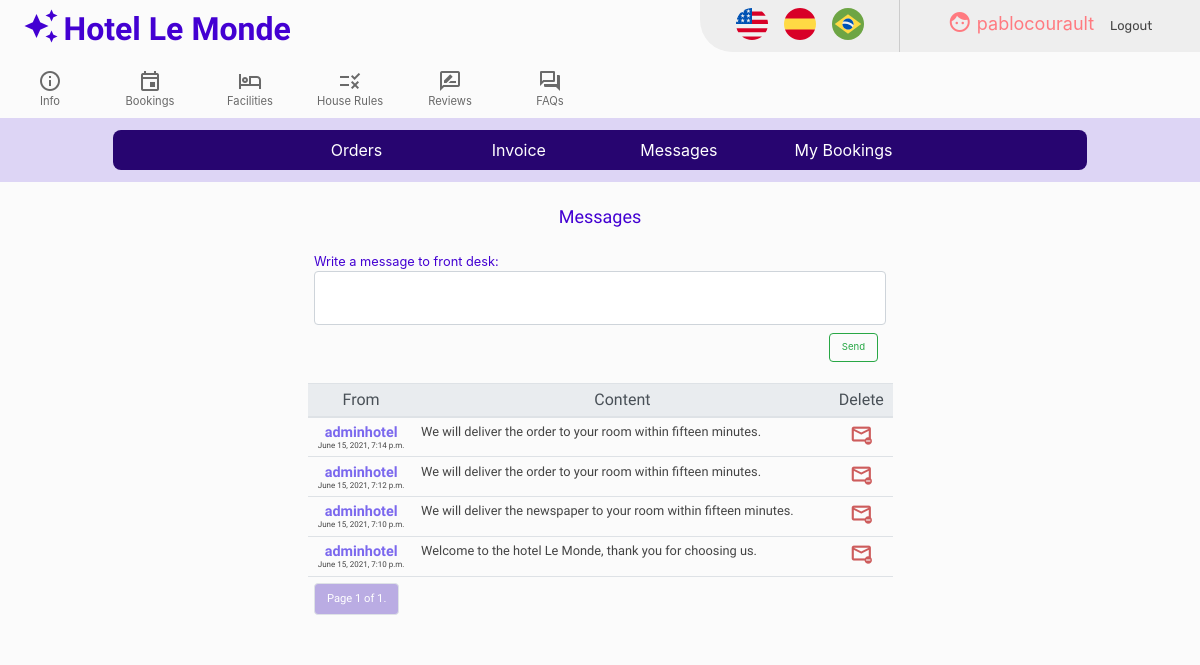
Page /messages (signed in) on the earlier database version.
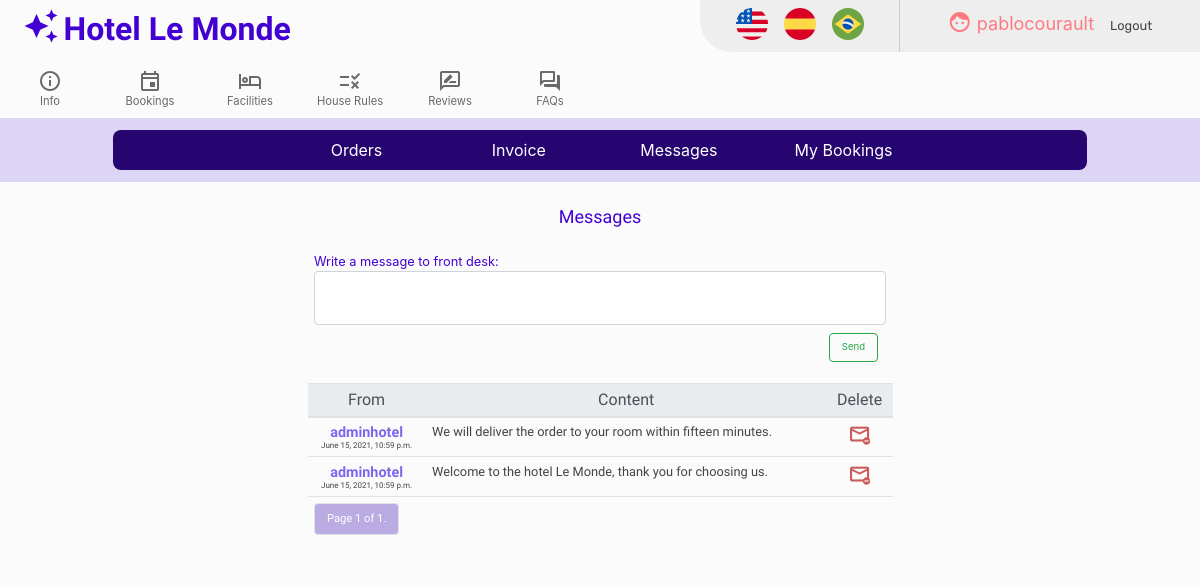
Same page on the later database version.
### hotel/models.py (models this page shows, shortened)
class Messages(models.Model):
       user = models.ForeignKey(User, on_delete=models.DO_NOTHING, blank=False, related_name='user_from',)
       date = models.DateTimeField(default=now, editable=False)
       addressee = models.ForeignKey(User, on_delete=models.DO_NOTHING, blank=False, related_name='user_to',)
       message = models.CharField(max_length=512, blank=False)
       state = models.CharField(max_length=1, blank=False, default="u")

class User(AbstractUser):
       def __str__(self):
        return f"{self.username}"

### hotel/views.py (the view)
# urls.py: path("messages", views.messages, name="messages"),
@csrf_exempt
@login_required
def messages(request):
    adminhotel = User.objects.get(username='adminhotel')
    Messages.objects.filter(user=adminhotel, addressee=request.user).filter(state='u').update(state='r')
    messages = Messages.objects.filter(Q(user=request.user) | Q(addressee=request.user)).order_by('-date')
    paginator = Paginator(messages, 10) # Show 10 messages per page.
    page_number = request.GET.get('page')
    page_obj = paginator.get_page(page_number)
    return render(request, "hotel/messages.html", {'page_obj': page_obj})

### hotel/templates/hotel/messages.html (shortened to what this page needs)
{% extends "hotel/layout.html" %}
{% load i18n %}
{% load static %}
{% block body %}
<div class="row">
    <div class="col-lg-12 col-sm-12 messages-title">
    {% translate 'Messages' %}
    </div>
</div>
<div class="row">
    <div class="col-lg-3 col-sm-12">
    </div>
<div class="col-lg-6 col-sm-12">
  <div id="messages-forms">
    <div class="messages-textarea-title">
        {% translate 'Write a message to front desk:' %}
    </div>
    <div>
        <textarea class="form-control" rows="2" id="messages-textarea" maxlength="512"></textarea>
    </div>
    <div>
       <button type="button" class="btn btn-outline-success messages-btn btn-checkin"> {% translate 'Send' %} </button>
    </div>
  </div>
{% if page_obj %}
<table class="table" id="messages-table">
<thead class="thead-light">
    <th scope="col"> {% translate 'From' %} </th>
    <th scope="col"> {% translate 'Content' %} </th>
    <th scope="col"> {% translate 'Delete' %} </th>
 </thead>
<tbody>
{% for message in page_obj %}
   <tr id="message-row-{{message.id}}">
       {% if message.user == request.user %}
       <td><text class="messages-guests">{{ message.user }}</text>
       {% else %}
       <td><text class="messages-hotel">{{ message.user }}</text>
       {% endif %}
       <br>
           <text class="messages-date">{{ message.date }}</text></td></td>
       {% if message.user == request.user %}
       <td><text class="messages-comment">{{ message.message }}</text></td>
       {% else %}
       <td><text class="messages-comment-hotel">{{ message.message }}</text></td>
       {% endif %}
       <td>
        <div class="booking-tooltip">
        <span class="material-icons-outlined messages-delete" data-id="{{message.id}}">unsubscribe</span>
      </div>
      </td>
   </tr>
{% endfor %}
   <tr>
   <td colspan="3">
     <nav>
      <ul class="pagination">
              <li class="page-item">
                <a class="page-link reviews-active" href=""> {% translate 'Page' %} {{ page_obj.number }} {% translate 'of' %} {{ page_obj.paginator.num_pages }}.</a>
              </li>
      </ul>
    </nav>
   </td>
   </tr>
</tbody>
</table>
{% endif %}
</div>
<div class="col-lg-3 col-sm-12">
</div>
</div>
{% endblock %}

Differences in the rows shown:
removed Messages: user "adminhotel", date "June 15, 2021, 7:14 p.m.", message "We will deliver the order to your room within fifteen minutes."
removed Messages: user "adminhotel", date "June 15, 2021, 7:12 p.m.", message "We will deliver the order to your room within fifteen minutes."
removed Messages: user "adminhotel", date "June 15, 2021, 7:10 p.m.", message "We will deliver the newspaper to your room within fifteen minutes."
removed Messages: user "adminhotel", date "June 15, 2021, 7:10 p.m.", message "Welcome to the hotel Le Monde, thank you for choosing us."
added Messages: user "adminhotel", date "June 15, 2021, 10:59 p.m.", message "We will deliver the order to your room within fifteen minutes."
added Messages: user "adminhotel", date "June 15, 2021, 10:59 p.m.", message "Welcome to the hotel Le Monde, thank you for choosing us."
